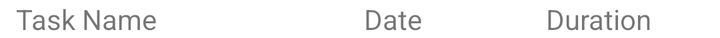
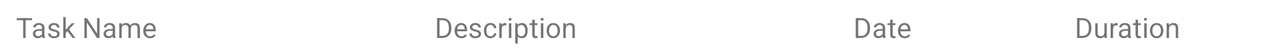

An Android layout and its configuration variant, each rendered on a device that would load it. The default file and the variant file are quoted in full after the pictures.
<!-- AndroidManifest.xml: application theme Theme.TaskTimer -->
<!-- res/layout/task_durations_items.xml -->
<?xml version="1.0" encoding="utf-8"?>
<androidx.constraintlayout.widget.ConstraintLayout xmlns:android="http://schemas.android.com/apk/res/android"
    xmlns:app="http://schemas.android.com/apk/res-auto"
    xmlns:tools="http://schemas.android.com/tools"
    android:layout_width="match_parent"
    android:layout_height="wrap_content"
    tools:showIn="@layout/tasks_durations">

    <TextView
        android:id="@+id/td_name"
        android:layout_width="0dp"
        android:layout_height="wrap_content"
        android:layout_marginStart="8dp"
        app:layout_constraintEnd_toStartOf="@+id/td_start"
        app:layout_constraintHorizontal_bias="0.5"
        app:layout_constraintHorizontal_chainStyle="spread"
        app:layout_constraintHorizontal_weight="2"
        app:layout_constraintStart_toStartOf="parent"
        app:layout_constraintTop_toTopOf="parent"
        tools:text="@string/td_text_name" />

    <TextView
        android:id="@+id/td_start"
        android:layout_width="0dp"
        android:layout_height="wrap_content"
        android:layout_marginStart="8dp"
        android:layout_marginEnd="4dp"
        app:layout_constraintBaseline_toBaselineOf="@+id/td_name"
        app:layout_constraintEnd_toStartOf="@+id/td_duration"
        app:layout_constraintHorizontal_bias="0.5"
        app:layout_constraintHorizontal_weight="1"
        app:layout_constraintStart_toEndOf="@+id/td_name"
        tools:text="@string/td_text_date" />

    <TextView
        android:id="@+id/td_duration"
        android:layout_width="0dp"
        android:layout_height="wrap_content"
        android:layout_marginStart="4dp"
        android:layout_marginEnd="4dp"
        app:layout_constraintBaseline_toBaselineOf="@+id/td_start"
        app:layout_constraintEnd_toEndOf="parent"
        app:layout_constraintHorizontal_bias="0.5"
        app:layout_constraintHorizontal_weight="1"
        app:layout_constraintStart_toEndOf="@+id/td_start"
        tools:text="@string/td_text_duration" />
</androidx.constraintlayout.widget.ConstraintLayout>
<!-- resources referenced by this layout -->
<resources>
  <string name="td_text_date">Date</string>
  <string name="td_text_duration">Duration</string>
  <string name="td_text_name">Task Name</string>
  <style name="Theme.TaskTimer" parent="Theme.MaterialComponents.DayNight.DarkActionBar">
          
          <item name="colorPrimary">@color/purple_500</item>
          <item name="colorPrimaryVariant">@color/purple_700</item>
          <item name="colorOnPrimary">@color/white</item>
          
          <item name="colorSecondary">@color/teal_200</item>
          <item name="colorSecondaryVariant">@color/teal_700</item>
          <item name="colorOnSecondary">@color/black</item>
          
          <item name="android:statusBarColor" tools:targetApi="l">?attr/colorPrimaryVariant</item>
          
      </style>
</resources>
<!-- res/layout-land/task_durations_items.xml (the repository's variant of the layout above) -->
<!-- drawn on the phone turned sideways -->
<?xml version="1.0" encoding="utf-8"?>
<androidx.constraintlayout.widget.ConstraintLayout xmlns:android="http://schemas.android.com/apk/res/android"
    xmlns:app="http://schemas.android.com/apk/res-auto"
    xmlns:tools="http://schemas.android.com/tools"
    android:layout_width="match_parent"
    android:layout_height="wrap_content"
    tools:showIn="@layout/tasks_durations">

    <TextView
        android:id="@+id/td_name"
        android:layout_width="0dp"
        android:layout_height="wrap_content"
        android:layout_marginStart="4dp"
        android:padding="4dp"
        app:layout_constraintEnd_toStartOf="@id/td_description"
        app:layout_constraintHorizontal_bias="0.5"
        app:layout_constraintHorizontal_chainStyle="spread"
        app:layout_constraintHorizontal_weight="2"
        app:layout_constraintStart_toStartOf="parent"
        app:layout_constraintTop_toTopOf="parent"
        tools:text="@string/td_text_name" />

    <TextView
        android:id="@+id/td_description"
        android:layout_width="0dp"
        android:layout_height="wrap_content"
        android:layout_marginStart="4dp"
        android:padding="4dp"
        app:layout_constraintBaseline_toBaselineOf="@+id/td_name"
        app:layout_constraintEnd_toStartOf="@id/td_start"
        app:layout_constraintHorizontal_weight="2"
        app:layout_constraintStart_toEndOf="@id/td_name"
        tools:text="@string/td_text_description" />

    <TextView
        android:id="@+id/td_start"
        android:layout_width="0dp"
        android:layout_height="wrap_content"
        android:layout_marginStart="4dp"
        android:layout_marginEnd="4dp"
        android:padding="4dp"
        app:layout_constraintBaseline_toBaselineOf="@id/td_description"
        app:layout_constraintEnd_toStartOf="@+id/td_duration"
        app:layout_constraintHorizontal_bias="0.5"
        app:layout_constraintHorizontal_weight="1"
        app:layout_constraintStart_toEndOf="@id/td_description"
        tools:text="@string/td_text_date" />

    <TextView
        android:id="@+id/td_duration"
        android:layout_width="0dp"
        android:layout_height="wrap_content"
        android:layout_marginStart="4dp"
        android:layout_marginEnd="4dp"
        android:padding="4dp"
        app:layout_constraintBaseline_toBaselineOf="@+id/td_start"
        app:layout_constraintEnd_toEndOf="parent"
        app:layout_constraintHorizontal_bias="0.5"
        app:layout_constraintHorizontal_weight="1"
        app:layout_constraintStart_toEndOf="@+id/td_start"
        tools:text="@string/td_text_duration" />
</androidx.constraintlayout.widget.ConstraintLayout>
<!-- resources referenced by the variant -->
<!-- as the phone turned sideways resolves them -->
<resources>
  <string name="td_text_date">Date</string>
  <string name="td_text_description">Description</string>
  <string name="td_text_duration">Duration</string>
  <string name="td_text_name">Task Name</string>
  <style name="Theme.TaskTimer" parent="Theme.MaterialComponents.DayNight.DarkActionBar">
          
          <item name="colorPrimary">@color/purple_500</item>
          <item name="colorPrimaryVariant">@color/purple_700</item>
          <item name="colorOnPrimary">@color/white</item>
          
          <item name="colorSecondary">@color/teal_200</item>
          <item name="colorSecondaryVariant">@color/teal_700</item>
          <item name="colorOnSecondary">@color/black</item>
          
          <item name="android:statusBarColor" tools:targetApi="l">?attr/colorPrimaryVariant</item>
          
      </style>
</resources>
